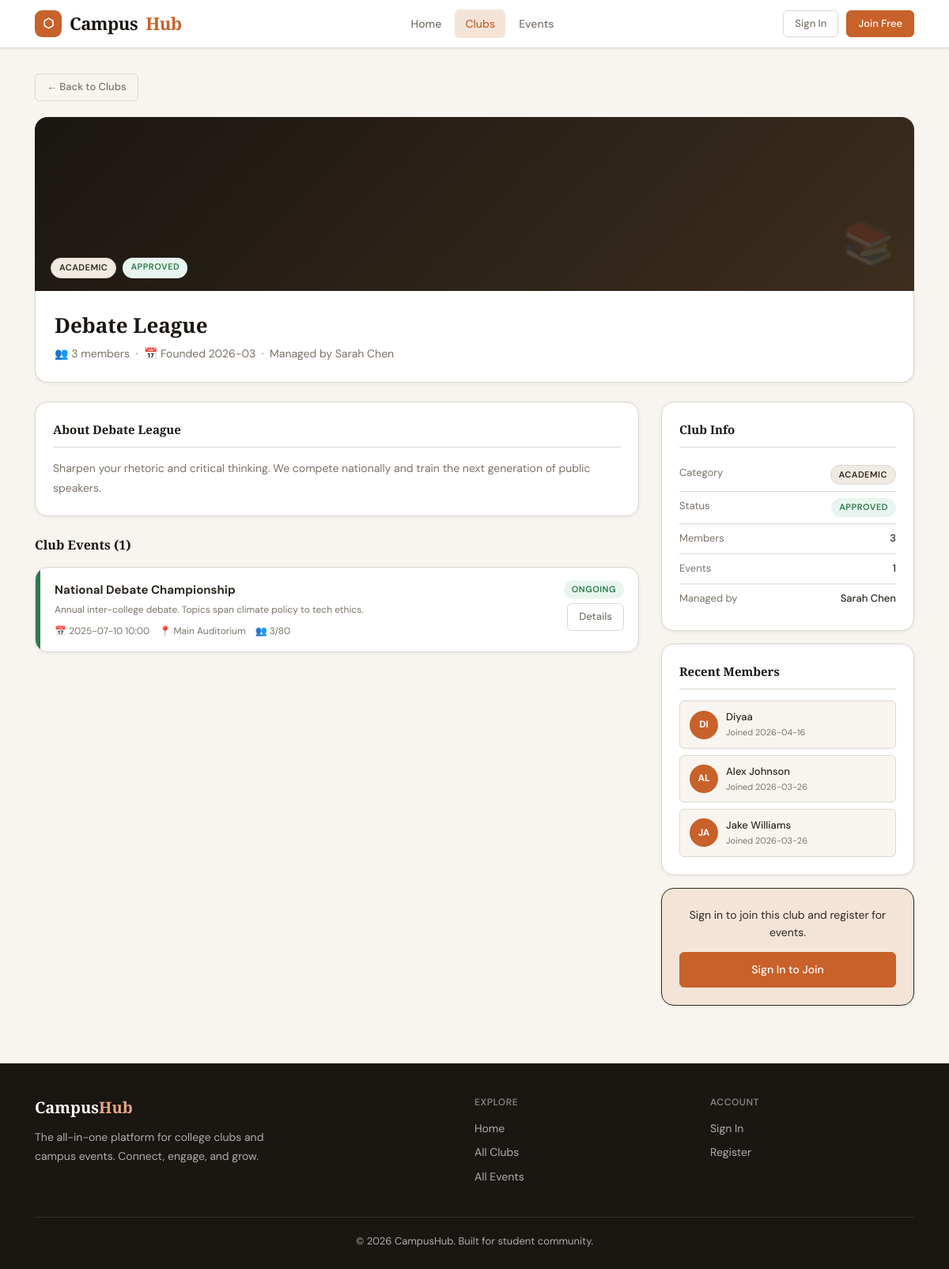
/clubs/3, run on the app's committed database.
### tables this page shows
CREATE TABLE clubs (
    id          INTEGER PRIMARY KEY AUTOINCREMENT,
    name        TEXT    NOT NULL UNIQUE,
    category    TEXT    NOT NULL,
    description TEXT    NOT NULL,
    admin_id    INTEGER REFERENCES users(id) ON DELETE SET NULL,
    status      TEXT    NOT NULL DEFAULT 'pending'
                          CHECK(status IN ('pending','approved','rejected')),
    logo_url    TEXT,
    created_at  DATETIME NOT NULL DEFAULT CURRENT_TIMESTAMP
);

CREATE TABLE users (
    id            INTEGER PRIMARY KEY AUTOINCREMENT,
    name          TEXT    NOT NULL,
    email         TEXT    NOT NULL UNIQUE,
    password_hash TEXT    NOT NULL,
    role          TEXT    NOT NULL DEFAULT 'student'
                            CHECK(role IN ('student','club_admin','super_admin')),
    is_active     INTEGER NOT NULL DEFAULT 1,
    bio           TEXT,
    created_at    DATETIME NOT NULL DEFAULT CURRENT_TIMESTAMP
);

CREATE TABLE events (
    id               INTEGER PRIMARY KEY AUTOINCREMENT,
    club_id          INTEGER NOT NULL REFERENCES clubs(id) ON DELETE CASCADE,
    title            TEXT    NOT NULL,
    description      TEXT    NOT NULL,
    event_date       TEXT    NOT NULL,   -- ISO date: YYYY-MM-DD
    event_time       TEXT    NOT NULL,   -- HH:MM
    end_date         TEXT,               -- ISO date
    venue            TEXT    NOT NULL,
    max_participants INTEGER NOT NULL DEFAULT 50,
    status           TEXT    NOT NULL DEFAULT 'upcoming'
                               CHECK(status IN ('upcoming','ongoing','completed')),
    category         TEXT,
    image_url        TEXT,
    created_at       DATETIME NOT NULL DEFAULT CURRENT_TIMESTAMP
);

CREATE TABLE club_members (
    id        INTEGER PRIMARY KEY AUTOINCREMENT,
    user_id   INTEGER NOT NULL REFERENCES users(id)  ON DELETE CASCADE,
    club_id   INTEGER NOT NULL REFERENCES clubs(id)  ON DELETE CASCADE,
    joined_at DATETIME NOT NULL DEFAULT CURRENT_TIMESTAMP,
    UNIQUE(user_id, club_id)
);

### app.py (the view)
@app.route('/clubs/<int:club_id>')
def club_detail(club_id):
    db = get_db()
    club = db.execute(
        """SELECT c.*,
           (SELECT COUNT(*) FROM club_members cm WHERE cm.club_id = c.id) AS member_count,
           u.name AS admin_name
           FROM clubs c LEFT JOIN users u ON c.admin_id = u.id
           WHERE c.id = ? AND c.status = 'approved'""",
        (club_id,)
    ).fetchone()
    if not club:
        flash('Club not found.', 'danger'); return redirect(url_for('clubs'))
    events = db.execute(
        """SELECT e.*,
           (SELECT COUNT(*) FROM registrations r WHERE r.event_id = e.id) AS reg_count
           FROM events e WHERE e.club_id = ? ORDER BY e.event_date ASC""",
        (club_id,)
    ).fetchall()
    members = db.execute(
        """SELECT u.id, u.name, u.email, cm.joined_at
           FROM users u JOIN club_members cm ON u.id = cm.user_id
           WHERE cm.club_id = ? ORDER BY cm.joined_at DESC LIMIT 12""",
        (club_id,)
    ).fetchall()
    is_member = False
    if 'user_id' in session:
        is_member = bool(db.execute(
            "SELECT 1 FROM club_members WHERE user_id=? AND club_id=?",
            (session['user_id'], club_id)
        ).fetchone())
    return render_template('club_detail.html', club=club, events=events,
                           members=members, is_member=is_member)

### app.py (called while the page is built)
def get_db():
    if 'db' not in g:
        g.db = sqlite3.connect(
            app.config['DATABASE'],
            detect_types=sqlite3.PARSE_DECLTYPES
        )
        g.db.row_factory = sqlite3.Row  # rows behave like dicts
        g.db.execute("PRAGMA foreign_keys = ON")
    return g.db

@app.context_processor
def inject_user():
    user = None
    if 'user_id' in session:
        db = get_db()
        row = db.execute("SELECT * FROM users WHERE id = ?", (session['user_id'],)).fetchone()
        if row:
            user = dict(row)
    return dict(current_user=user)

### templates/club_detail.html (shortened to what this page needs)
{% extends "base.html" %}
{% block content %}
<div class="container" style="padding-top:32px;padding-bottom:56px;">
  <a href="{{ url_for('clubs') }}" class="btn btn-ghost btn-sm" style="margin-bottom:20px;">← Back to Clubs</a>
  <div class="detail-cover {{ club.category|lower if club.category else '' }}">
    <div class="detail-cover-badges">
      <span class="badge badge-cat">{{ club.category }}</span>
      <span class="badge badge-{{ club.status }}">{{ club.status|capitalize }}</span>
    </div>
    <div style="position:absolute;right:24px;bottom:16px;font-size:54px;opacity:.12;color:#fff;">
      {% if club.category == 'Technology' %}💻
      {% elif club.category == 'Environment' %}🌿
      {% elif club.category == 'Academic' %}📚
      {% elif club.category == 'Arts' %}🎨
      {% elif club.category == 'Business' %}💼
      {% else %}⭐
      {% endif %}
    </div>
  </div>
  <div class="card" style="border-radius:0 0 var(--r-lg) var(--r-lg);border-top:none;margin-bottom:24px;">
    <div style="padding:24px;display:flex;justify-content:space-between;align-items:flex-end;flex-wrap:wrap;gap:16px;">
      <div>
        <h1 style="font-size:26px;">{{ club.name }}</h1>
        <div style="color:var(--muted);font-size:14px;margin-top:4px;">
          👥 {{ club.member_count }} members &nbsp;·&nbsp;
          📅 Founded {{ club.created_at[:7] if club.created_at else 'N/A' }}
          {% if club.admin_name %}&nbsp;·&nbsp; Managed by {{ club.admin_name }}{% endif %}
        </div>
      </div>
    </div>
  </div>
  <div class="detail-layout">
    <div>
      <div class="info-card">
        <h3>About {{ club.name }}</h3>
        <p style="color:var(--muted);line-height:1.8;font-size:14px;">{{ club.description }}</p>
      </div>
      <h3 style="font-size:16px;margin:24px 0 14px;">Club Events ({{ events|length }})</h3>
      {% if events %}
        <div style="display:flex;flex-direction:column;gap:12px;">
          {% for event in events %}
          <div class="card card-hover" style="display:flex;gap:0;overflow:hidden;">
            <div style="width:6px;background:{{ 'var(--blue)' if event.status == 'upcoming' else ('var(--green)' if event.status == 'ongoing' else 'var(--parchment)') }};flex-shrink:0;"></div>
            <div style="padding:16px 18px;flex:1;">
              <div style="display:flex;justify-content:space-between;align-items:flex-start;gap:10px;">
                <div>
                  <h4 style="font-size:15px;margin-bottom:4px;">{{ event.title }}</h4>
                  <p style="font-size:12px;color:var(--muted);display:-webkit-box;-webkit-line-clamp:1;-webkit-box-orient:vertical;overflow:hidden;">{{ event.description }}</p>
                  <div style="display:flex;gap:12px;margin-top:8px;font-size:12px;color:var(--muted);">
                    <span>📅 {{ event.event_date }} {{ event.event_time }}</span>
                    <span>📍 {{ event.venue }}</span>
                    <span>👥 {{ event.reg_count }}/{{ event.max_participants }}</span>
                  </div>
                </div>
                <div style="display:flex;flex-direction:column;gap:6px;align-items:flex-end;">
                  <span class="badge badge-{{ event.status }}">{{ event.status|capitalize }}</span>
                  <a href="{{ url_for('event_detail', event_id=event.id) }}" class="btn btn-ghost btn-sm">Details</a>
                </div>
              </div>
            </div>
          </div>
          {% endfor %}
        </div>
      {% else %}
        <div class="empty-state" style="padding:32px;">
          <div class="empty-state-icon">📅</div>
          <p>No events scheduled yet.</p>
        </div>
      {% endif %}
    </div>
    <div>
      <div class="info-card">
        <h3>Club Info</h3>
        <div class="info-row">
          <span class="label">Category</span>
          <span class="value"><span class="badge badge-cat">{{ club.category }}</span></span>
        </div>
        <div class="info-row">
          <span class="label">Status</span>
          <span class="value"><span class="badge badge-{{ club.status }}">{{ club.status|capitalize }}</span></span>
        </div>
        <div class="info-row">
          <span class="label">Members</span>
          <span class="value">{{ club.member_count }}</span>
        </div>
        <div class="info-row">
          <span class="label">Events</span>
          <span class="value">{{ events|length }}</span>
        </div>
        {% if club.admin_name %}
        <div class="info-row">
          <span class="label">Managed by</span>
          <span class="value">{{ club.admin_name }}</span>
        </div>
        {% endif %}
      </div>
      {% if members %}
      <div class="info-card">
        <h3>Recent Members</h3>
        <div style="display:flex;flex-direction:column;gap:8px;">
          {% for m in members %}
          <div class="member-chip">
            <div class="member-avatar">{{ m.name[:2].upper() }}</div>
            <div>
              <div class="member-name">{{ m.name }}</div>
              <div class="member-email">Joined {{ m.joined_at[:10] if m.joined_at else '' }}</div>
            </div>
          </div>
          {% endfor %}
        </div>
      </div>
      {% endif %}
      {% if not current_user %}
      <div class="info-card" style="text-align:center;background:var(--accent-light);border-color:var(--accent)33;">
        <p style="font-size:14px;color:var(--ink2);margin-bottom:14px;">Sign in to join this club and register for events.</p>
        <a href="{{ url_for('login') }}" class="btn btn-primary btn-block">Sign In to Join</a>
      </div>
      {% endif %}
    </div>
  </div>
</div>
{% endblock %}

### static/css/main.css (style rules this page uses)
:root { --cream: #f8f5f0; --cream2: #f0ebe2; --parchment: #e8e0d3; --ink: #1a1612; --ink2: #2d2820; --muted: #7a7268; --muted2: #a09890; --accent: #c8612a; --accent-dark: #a34e20; --accent-light:#f4e4d8; --green: #2d7a4f; --green-bg: #e8f5ee; --blue: #1e5fa0; --blue-bg: #e5f0fb; --amber: #c4890a; --amber-bg: #fdf3e0; --red: #c0392b; --red-bg: #fde8e6; --border: #ddd7ce; --border2: #cdc6bb; --shadow-sm: 0 1px 4px rgba(26,22,18,.07); --shadow-md: 0 4px 16px rgba(26,22,18,.10); --shadow-lg: 0 8px 32px rgba(26,22,18,.13); --r: 10px; --r-sm: 6px; --r-lg: 16px; --transition: 0.2s ease; --font-display: 'Playfair Display', Georgia, serif; --font-body: 'DM Sans', sans-serif; }
*, *::before, *::after { box-sizing: border-box; margin: 0; padding: 0; }
html { scroll-behavior: smooth; }
body { font-family: var(--font-body); background: var(--cream); color: var(--ink2); font-size: 15px; line-height: 1.6; -webkit-font-smoothing: antialiased; }
h1, h2, h3, .display { font-family: var(--font-display); color: var(--ink); }
a { color: var(--accent); text-decoration: none; transition: color var(--transition); }
.container { max-width: 1160px; margin: 0 auto; padding: 0 24px; }
.btn { display: inline-flex; align-items: center; gap: 7px; padding: 10px 20px; border-radius: var(--r-sm); font-family: var(--font-body); font-size: 14px; font-weight: 500; border: 1.5px solid transparent; cursor: pointer; transition: all var(--transition); white-space: nowrap; text-decoration: none; }
.btn-primary { background: var(--accent); color: #fff; border-color: var(--accent); }
.btn-ghost { background: transparent; color: var(--muted); border-color: var(--border); }
.btn-sm { padding: 6px 14px; font-size: 13px; }
.btn-block { width: 100%; justify-content: center; }
.badge { display: inline-block; padding: 3px 10px; border-radius: 99px; font-size: 11px; font-weight: 600; letter-spacing: .5px; text-transform: uppercase; }
.badge-ongoing { background: var(--green-bg); color: var(--green); }
.badge-approved { background: var(--green-bg); color: var(--green); }
.badge-cat { background: var(--cream2); color: var(--ink2); border: 1px solid var(--border); }
.card { background: #fff; border: 1.5px solid var(--border); border-radius: var(--r-lg); box-shadow: var(--shadow-sm); overflow: hidden; transition: box-shadow var(--transition), transform var(--transition), border-color var(--transition); }
.detail-layout { display: grid; grid-template-columns: 1fr 320px; gap: 28px; align-items: start; }
.detail-cover { height: 220px; border-radius: var(--r-lg) var(--r-lg) 0 0; background: linear-gradient(135deg, var(--ink), #3d2e1e); position: relative; overflow: hidden; margin-bottom: -1px; }
.detail-cover-badges { position: absolute; bottom: 16px; left: 20px; display: flex; gap: 8px; }
.info-card { background: #fff; border: 1.5px solid var(--border); border-radius: var(--r-lg); padding: 22px; box-shadow: var(--shadow-sm); margin-bottom: 16px; }
.info-card h3 { font-size: 15px; margin-bottom: 14px; padding-bottom: 10px; border-bottom: 1.5px solid var(--border); }
.info-row { display: flex; justify-content: space-between; align-items: flex-start; padding: 8px 0; border-bottom: 1px solid var(--border); font-size: 13px; }
.info-row:last-child { border-bottom: none; }
.info-row .label { color: var(--muted); }
.info-row .value { font-weight: 500; text-align: right; }
.member-chip { display: flex; align-items: center; gap: 10px; padding: 10px 12px; background: var(--cream); border-radius: var(--r-sm); border: 1.5px solid var(--border); }
.member-avatar { width: 36px; height: 36px; border-radius: 50%; background: var(--accent); color: #fff; font-size: 12px; font-weight: 700; display: flex; align-items: center; justify-content: center; flex-shrink: 0; }
.member-name { font-size: 13px; font-weight: 500; }
.member-email { font-size: 11px; color: var(--muted); }

### data on the page
clubs: category "ACADEMIC", status "APPROVED", name "Debate League", created_at "2026-03", description "Sharpen your rhetoric and critical thinking. We compete nationally and train the next generation of public speakers."
users: admin_name "Sarah Chen"
events: title "National Debate Championship", description "Annual inter-college debate. Topics span climate policy to tech ethics.", event_date "2025-07-10", event_time "10:00", venue "Main Auditorium", reg_count "3", max_participants "80", status "ONGOING"
club_members: name "DI", name "Diyaa", joined_at "2026-04-16"
club_members: name "AL", name "Alex Johnson", joined_at "2026-03-26"
club_members: name "JA", name "Jake Williams", joined_at "2026-03-26"

### other printed values
{{ club.member_count }} "3"
{{ events|length }} "1"
